Frame 1 (no input): blank canvas, image omitted
Frame 60 (the mouse pressed at the canvas centre just before this capture): blank canvas, image omitted
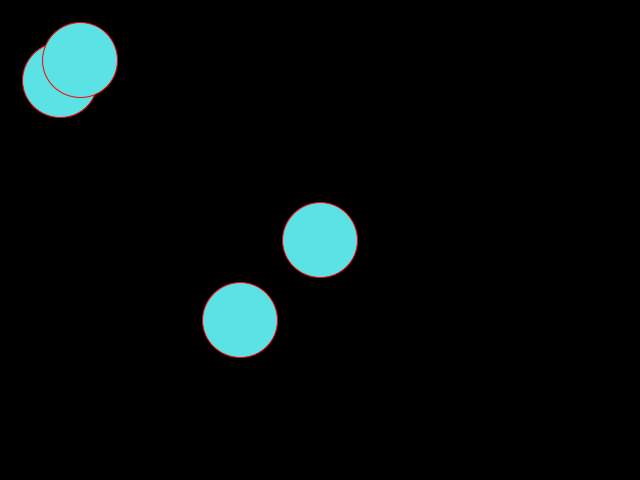
Frame 120 (the mouse held since frame 60 and released just before this capture)

The Processing sketch whose frames 1 and 60 were blank and that drew this single picture after the mouse press (run headless with seeded random() and noise(); from frame 60 on, the mouse is pressed at the canvas centre):

// Processing sketch: processing_115291
// ── processing_115291.pde



void setup(){
  
  size( 640,480);
 
  smooth();
  
}


void draw(){
  
   background(0);
  
  if  (mousePressed ==true) {
    fill(90,226,229);
  } 
 
  if (mousePressed == false) {
    
    noFill();
  }
  
  
 stroke(255,0,0);
 
 
  
  ellipse(mouseX,mouseY, 75,75);
  
  ellipse(mouseY,mouseX, 75,75);
  
  ellipse(mouseY/4, mouseX/4, 75,75);
 
 ellipse (mouseX/4, mouseY/4, 75,75);
 


} 
  
 
